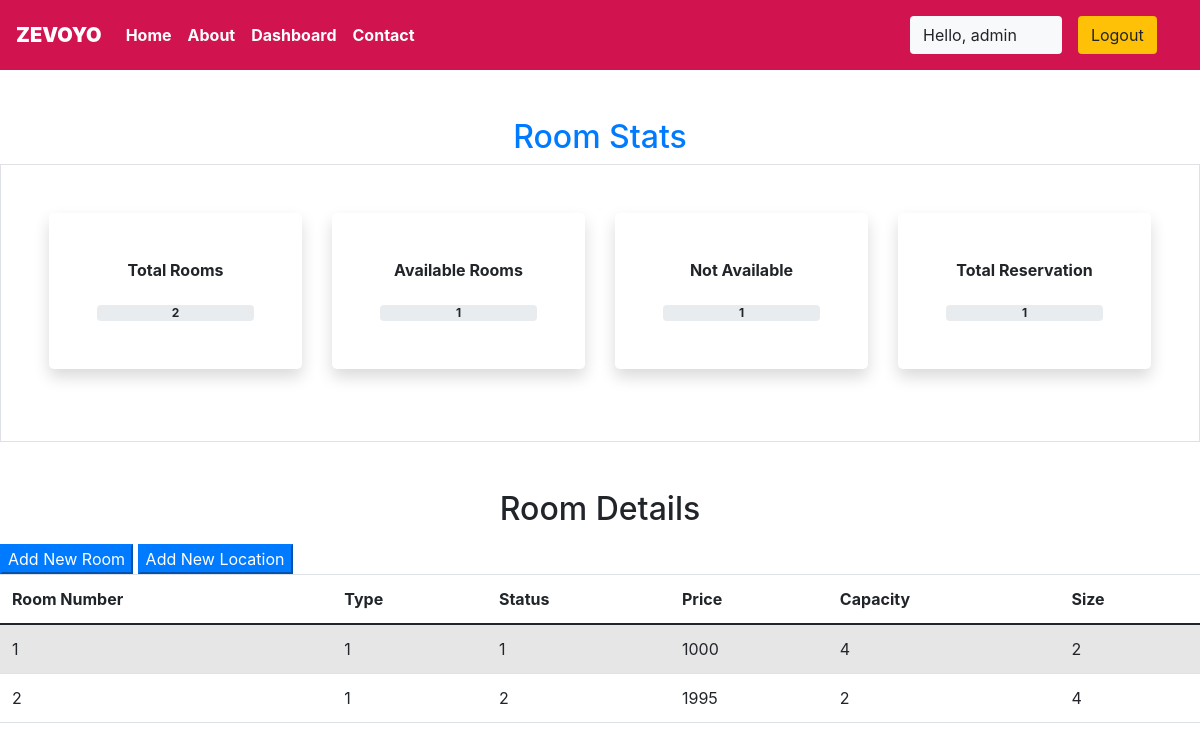
The page /myApp/staff/dashboard/ (signed in) on the database its author committed.
### myApp/models.py (models this page shows, shortened)
class Rooms(models.Model):
    ROOM_STATUS = (
        ('1', 'Available'),
        ('2', 'Not Available')
    )
    RoOM_TYPE = (
        ('1', 'Premimum'),
        ('2', 'Deluxe'),
        ('3', 'Basic')
    )
    roomType = models.CharField(max_length = 50, choices = RoOM_TYPE)
    capacity = models.IntegerField()
    price = models.IntegerField()
    size = models.IntegerField()
    hotel = models.ForeignKey(Hotels, on_delete = models.CASCADE)
    status = models.CharField(choices = ROOM_STATUS, max_length = 15)
    roomNumber = models.IntegerField()

### myApp/views.py (the view)
# urls.py: path('staff/dashboard/', views.dashboard, name = 'dashboard'),
@login_required(login_url = "/staff")
def dashboard(request):
    if request.user.is_staff == False:
        return HttpResponse("Access Denied")
    rooms = Rooms.objects.all()
    totalRooms = len(rooms)
    availableRooms = len(rooms.filter(status = '1'))
    unavailableRooms = len(rooms.filter(status = '2'))
    reserved = len(Reservation.objects.all())
    hotel = Hotels.objects.values_list('location', 'id').distinct().order_by()
    response = render(request, 'staff/panel.html', {'location': hotel, 'reserved': reserved, 'rooms': rooms, 'totalRooms': totalRooms, 'available': availableRooms, 'unavailable': unavailableRooms})
    return HttpResponse(response)

### myApp/templates/staff/panel.html (shortened to what this page needs)
{% extends 'basic.html' %} {% block title %} staff panel {% endblock title %} {% block body %}
<section class="my-5">
    {% load mathfilters %}
    <h2 class="text-center text-primary">
        Room Stats
    </h2>
    <div class="container-fluid px-5 py-5 border">
        <div class="row">
            <div class="col-xl-3 col-lg-6 col-sm-12 mb-4">
                <div class="bg-white rounded-lg p-5 shadow">
                    <h2 class="h6 font-weight-bold text-center mb-4">Total Rooms</h2>
                    <div class="progress mx-auto" data-value="{{ totalRooms }}">
                        <div class="progress-value w-100 h-100 rounded-circle d-flex align-items-center justify-content-center ">
                            <div class="font-weight-bold ">{{ totalRooms }}</div>
                        </div>
                    </div>
                </div>
            </div>
            <div class="col-xl-3 col-lg-6 col-sm-12 mb-4">
                <div class="bg-white rounded-lg p-5 shadow">
                    <h2 class="h6 font-weight-bold text-center mb-4">Available Rooms</h2>
                    <div class="progress mx-auto" data-value="{{ available }}">
                        <div class="progress-value w-100 h-100 rounded-circle d-flex align-items-center justify-content-center ">
                            <div class=" font-weight-bold ">{{ available }}</div>
                        </div>
                    </div>
                </div>
            </div>
            <div class="col-xl-3 col-lg-6 col-sm-12 mb-4">
                <div class="bg-white rounded-lg p-5 shadow">
                    <h2 class="h6 font-weight-bold text-center mb-4">Not Available</h2>
                    <div class="progress mx-auto" data-value="{{ unavailable }}">
                        <div class="progress-value w-100 h-100 rounded-circle d-flex align-items-center justify-content-center ">
                            <div class="font-weight-bold">{{ unavailable }}</div>
                        </div>
                    </div>
                </div>
            </div>
            <div class="col-xl-3 col-lg-6 col-sm-12 mb-4">
                <div class="bg-white rounded-lg p-5 shadow">
                    <h2 class="h6 font-weight-bold text-center mb-4">Total Reservation</h2>
                    <div class="progress mx-auto" data-value="{{ reserved }}">
                        <div class="progress-value w-100 h-100 rounded-circle d-flex align-items-center justify-content-center ">
                            <div class="font-weight-bold ">{{ reserved }}</div>
                        </div>
                    </div>
                </div>
            </div>
        </div>
    </div>
</section>
<h2 class="text-center pb-2"> Room Details </h2>
<button class="btn-group btn-primary" data-toggle="modal" data-target="#new-room">Add New Room</button>
<button class="btn-group btn-primary" data-toggle="modal" data-target="#new-location">Add New Location</button>
<table class="table table-striped">
    <thead>
        <th>Room Number</th>
        <th>Type</th>
        <th>Status</th>
        <th>Price</th>
        <th>Capacity</th>
        <th>Size</th>
    </thead>
    {% if rooms %} {% for room in rooms %}
    <tr>
        <td> {{ room.roomNumber }} </td>
        <td> {{ room.roomType }} </td>
        <td> {{ room.status }} </td>
        <td> {{ room.price }} </td>
        <td> {{ room.capacity }} </td>
        <td> {{ room.size }} </td>
    </tr>
    {% endfor %} {% endif %}
</table>
{% endblock body %}

### myApp/templates/basic.html (shortened to what this page needs)
{% load static %}
<!DOCTYPE HTML>
<html>
<head>
    <link rel="stylesheet" href="https://use.fontawesome.com/releases/v5.7.0/css/all.css">
    <link href="https://cdn.jsdelivr.net/npm/bootstrap@5.0.0-beta3/dist/css/bootstrap.min.css" rel="stylesheet">
    <link rel="stylesheet" href="https://maxcdn.bootstrapcdn.com/bootstrap/4.5.0/css/bootstrap.min.css">
</head>
<body>
    <div class="container-fluid px-0">
        <nav class="navbar navbar-expand-lg navbar-dark font-weight-bold">
            <a class="navbar-brand text-bold bg-black">
                <b>ZEVOYO</b>
            </a>
            <div class="collapse navbar-collapse" id="navbarSupportedContent">
                <ul class="navbar-nav mr-auto">
                    <li class="nav-item active">
                        <a class="nav-link text-bold" href="/myApp/">Home</a>
                    </li>
                    <li class="nav-item active">
                        <a class="nav-link text-bold" href="/myApp/about">About</a>
                    </li>
                    {% if user.is_staff %}
                    <li class="nav-item active">
                        <a class="nav-link text-bold" href="/myApp/staff/dashboard">Dashboard</a>
                    </li>
                    {% elif user.is_staff == False and user.is_authenticated %}
                    <li class="nav-item active">
                        <a class="nav-link text-bold" href="/myApp/user/bookings">My Bookings</a>
                    </li>
                    {% endif %}
                    <li class="nav-item active">
                        <a class="nav-link text-bold" href="/myApp/contact">Contact</a>
                    </li>
                </ul>
                {% if user.is_authenticated %}
                <button class="btn btn-group bg-light" data-toggle="modal" data-target="#forlogin">
                        Hello, {{request.user}}
                        <a href="/myApp/logout/" class="nav-link">
                            <button class="btn btn-group bg-warning" data-toggle="modal" data-target="#forlogin">
                                Logout
                            </button>
                </a>
                </button>
                {% endif %}
            </div>
        </nav>
    </div>
         {% block body %} {% endblock body %}
</body>
</html>

### myApp/templates/basic.html (style rules this page uses)
a { text-decoration: none; }
nav { background-color: #d11450; }

### rows shown on the page
Rooms: roomNumber "1", roomType "1", status "1", price "1000", capacity "4", size "2"
Rooms: roomNumber "2", roomType "1", status "2", price "1995", capacity "2", size "4"

### other values the page prints
{{ request.user }} "admin"
{{ totalRooms }} "2"
{{ available }} "1"
{{ unavailable }} "1"
{{ reserved }} "1"
